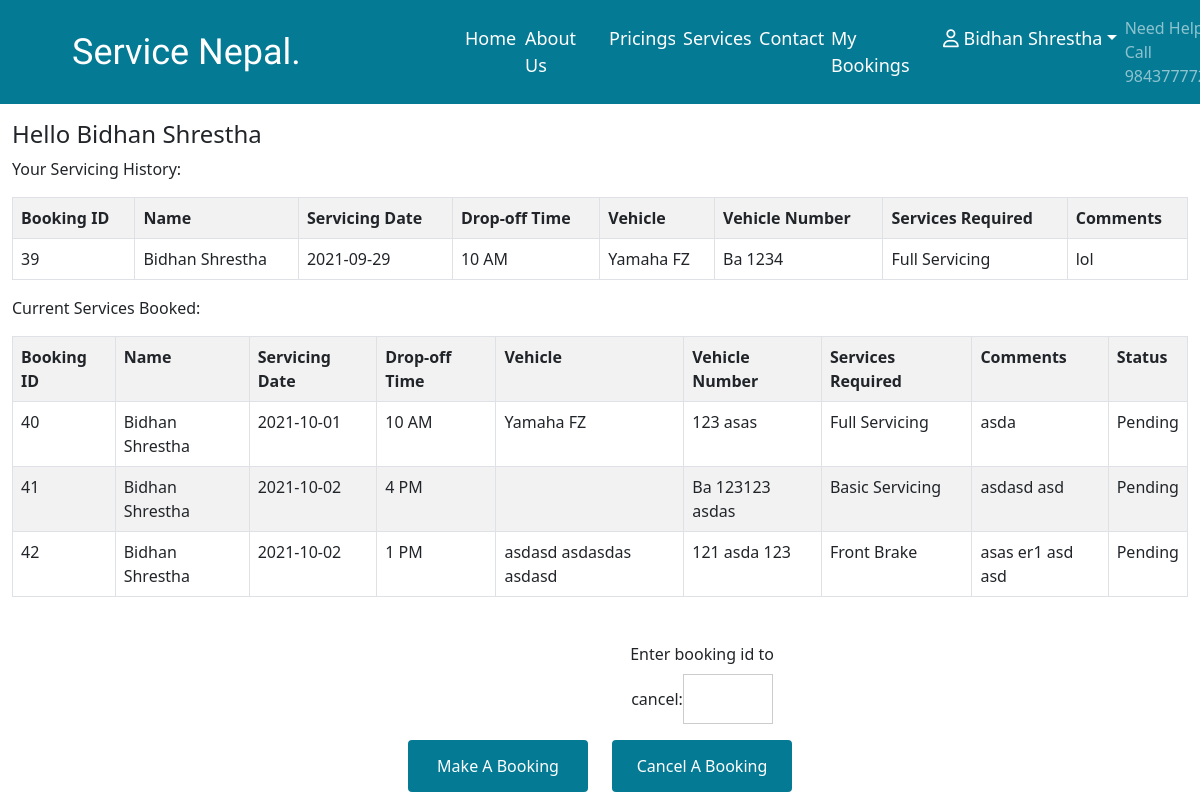
Page /members.php (signed in) on the committed database.
### tables this page shows
CREATE TABLE `archive` (
  `bid` int(11) NOT NULL,
  `mname` varchar(50) NOT NULL,
  `phone` double NOT NULL,
  `email` varchar(50) NOT NULL,
  `sdate` date NOT NULL,
  `dtime` varchar(5) NOT NULL,
  `vehicle` varchar(50) NOT NULL,
  `vehiclenum` varchar(15) NOT NULL,
  `services` text NOT NULL,
  `comments` text NOT NULL,
  `status` varchar(7) NOT NULL
);

CREATE TABLE `bookings` (
  `bid` int(11) NOT NULL,
  `mname` varchar(50) NOT NULL,
  `phone` double NOT NULL,
  `email` varchar(50) NOT NULL,
  `sdate` date NOT NULL,
  `dtime` varchar(5) NOT NULL,
  `vehicle` varchar(50) NOT NULL,
  `vehiclenum` varchar(15) NOT NULL,
  `services` text NOT NULL,
  `comments` text NOT NULL,
  `status` varchar(7) NOT NULL DEFAULT 'Pending'
);

### members.php (the view, shortened to what this page needs)
<!doctype html>
<html lang="en">
<head>
  <link href="css/bootstrap.min.css" rel="stylesheet">
  <link rel="stylesheet" href="css/barbcss.css">
  <?php include('includes/server.php');?>
</head>
<body>
  <?php include('includes/navbar.php');?>
  <div class="container-fluid">
    <div class="row justify-content-center">
      <div class="col-sm-12">
        <p><h4>Hello <?php echo $_SESSION['mname']; ?></h4>
        Your Servicing History:</p>
        <table class="table table-striped table-bordered">
        <?php
          $phone=$_SESSION['phone'];
          $sql = "SELECT * FROM archive WHERE phone='$phone'";
          $result = $db->query($sql);
          if ($result->num_rows > 0) {
              echo "<tr><th>Booking ID</th><th>Name</th><th>Servicing Date</th><th>Drop-off Time</th><th>Vehicle</th><th>Vehicle Number</th><th>Services Required</th><th>Comments</th></tr>";
              while($row = $result->fetch_assoc()) {
                  echo "<tr><td>" . $row["bid"]. "</td><td>" . $row["mname"]. "</td><td>" . $row["sdate"] . "</td><td>" . $row["dtime"] . "</td><td>" . $row["vehicle"] . "</td><td>" . $row["vehiclenum"] . "</td><td>" . $row["services"] . "</td><td>" . $row["comments"] . "</td></tr>";
              }
          } else {
              echo "0 results";
          }
        ?>
        </table>
        <p>Current Services Booked:</p>
        <table class="table table-striped table-bordered">
        <?php
          $phone=$_SESSION['phone'];
          $sql = "SELECT * FROM bookings WHERE phone='$phone'";
          $result = $db->query($sql);
          if ($result->num_rows > 0) {
              echo "<tr><th>Booking ID</th><th>Name</th><th>Servicing Date</th><th>Drop-off Time</th><th>Vehicle</th><th>Vehicle Number</th><th>Services Required</th><th>Comments</th><th>Status</th></tr>";
              while($row = $result->fetch_assoc()) {
                  echo "<tr><td>" . $row["bid"]. "</td><td>" . $row["mname"]. "</td><td>" . $row["sdate"] . "</td><td>" . $row["dtime"] . "</td><td>" . $row["vehicle"] . "</td><td>" . $row["vehiclenum"] . "</td><td>" . $row["services"] . "</td><td>" . $row["comments"] . "</td><td>" . $row["status"] .  "</td></tr>";
              }
          } else {
              echo "0 results";
          }
        ?>
        </table>
      </div>
    </div>
  <div class="footer">
    <div class="row justify-content-center align-items-end">
    <div class="col-sm-2">
        <a href="booking.php" class="btn barbbutton">Make A Booking</a>
      </div>
      <div class="col-sm-2">
        <form method="post">
          Enter booking id to cancel:<input type="text" name="ucbid" style="width: 50%">
          <input type="submit" class="btn barbbutton" name="usercancel" value="Cancel A Booking">
        </form>
      </div>
    </div>
  </div>
  </div>
</body>
</html>

### css/barbcss.css (style rules this page uses)
* { margin: 0; padding: 0; box-sizing: border-box; text-decoration: none; scroll-behavior: smooth; }
input[type=text],input[type=password],input[type=email],input[type=date], select, textarea,input[type=time] { width: 100%; padding: 12px 20px; margin: 8px 0; display: inline-block; border: 1px solid #ccc; box-sizing: border-box; }
.barbbutton { background-color:#047a94; color: white; padding: 14px 20px; margin: 8px 0; border: none; cursor: pointer; width: 100%; }

### members.php (style rules this page uses)
.footer { position: fixed; left: 0; bottom: 0; width: 100%; text-align: center; }

### rows in the picture
archive: bid "39", mname "Bidhan Shrestha", sdate "2021-09-29", dtime "10 AM", vehicle "Yamaha FZ", vehiclenum "Ba 1234", services "Full Servicing", comments "lol"
bookings: bid "40", mname "Bidhan Shrestha", sdate "2021-10-01", dtime "10 AM", vehicle "Yamaha FZ", vehiclenum "123 asas", services "Full Servicing", comments "asda", status "Pending"
bookings: bid "41", mname "Bidhan Shrestha", sdate "2021-10-02", dtime "4 PM", vehiclenum "Ba 123123 asdas", services "Basic Servicing", comments "asdasd asd", status "Pending"
bookings: bid "42", mname "Bidhan Shrestha", sdate "2021-10-02", dtime "1 PM", vehicle "asdasd asdasdas asdasd", vehiclenum "121 asda 123", services "Front Brake", comments "asas er1 asd asd", status "Pending"

### other values in the picture
$_SESSION['mname'] "Bidhan Shrestha"
